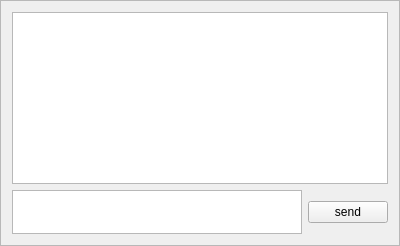
<?xml version="1.0" encoding="UTF-8"?>
<ui version="4.0">
 <class>ChatBoxDialogContent</class>
 <widget class="QFrame" name="ChatBoxDialogContent">
  <property name="geometry">
   <rect>
    <x>0</x>
    <y>0</y>
    <width>400</width>
    <height>246</height>
   </rect>
  </property>
  <property name="windowTitle">
   <string>Frame</string>
  </property>
  <property name="frameShape">
   <enum>QFrame::StyledPanel</enum>
  </property>
  <property name="frameShadow">
   <enum>QFrame::Raised</enum>
  </property>
  <layout class="QVBoxLayout" name="verticalLayout">
   <item>
    <widget class="QTextEdit" name="conversationHistory">
     <property name="readOnly">
      <bool>true</bool>
     </property>
    </widget>
   </item>
   <item>
    <layout class="QHBoxLayout" name="horizontalLayout">
     <property name="sizeConstraint">
      <enum>QLayout::SetDefaultConstraint</enum>
     </property>
     <item>
      <widget class="QTextEdit" name="msgEdit">
       <property name="maximumSize">
        <size>
         <width>16777215</width>
         <height>44</height>
        </size>
       </property>
      </widget>
     </item>
     <item>
      <widget class="QPushButton" name="sendButton">
       <property name="text">
        <string>send</string>
       </property>
      </widget>
     </item>
    </layout>
   </item>
  </layout>
 </widget>
 <resources/>
 <connections/>
</ui>
